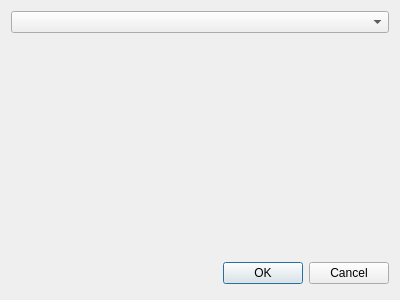
<?xml version="1.0" encoding="UTF-8"?>
<ui version="4.0">
 <class>SetupDataProviderDialog</class>
 <widget class="QDialog" name="SetupDataProviderDialog">
  <property name="geometry">
   <rect>
    <x>0</x>
    <y>0</y>
    <width>400</width>
    <height>300</height>
   </rect>
  </property>
  <property name="windowTitle">
   <string>Dialog</string>
  </property>
  <layout class="QVBoxLayout" name="verticalLayout_2">
   <item>
    <layout class="QVBoxLayout" name="verticalLayout">
     <item>
      <widget class="QComboBox" name="comboBox"/>
     </item>
     <item>
      <spacer name="verticalSpacer">
       <property name="orientation">
        <enum>Qt::Vertical</enum>
       </property>
       <property name="sizeHint" stdset="0">
        <size>
         <width>20</width>
         <height>40</height>
        </size>
       </property>
      </spacer>
     </item>
    </layout>
   </item>
   <item>
    <layout class="QHBoxLayout">
     <property name="spacing">
      <number>6</number>
     </property>
     <property name="margin" stdset="0">
      <number>0</number>
     </property>
     <item>
      <spacer>
       <property name="orientation">
        <enum>Qt::Horizontal</enum>
       </property>
       <property name="sizeHint" stdset="0">
        <size>
         <width>131</width>
         <height>31</height>
        </size>
       </property>
      </spacer>
     </item>
     <item>
      <widget class="QPushButton" name="okButton">
       <property name="text">
        <string>OK</string>
       </property>
      </widget>
     </item>
     <item>
      <widget class="QPushButton" name="cancelButton">
       <property name="text">
        <string>Cancel</string>
       </property>
      </widget>
     </item>
    </layout>
   </item>
  </layout>
 </widget>
 <resources/>
 <connections>
  <connection>
   <sender>okButton</sender>
   <signal>clicked()</signal>
   <receiver>SetupDataProviderDialog</receiver>
   <slot>accept()</slot>
   <hints>
    <hint type="sourcelabel">
     <x>278</x>
     <y>253</y>
    </hint>
    <hint type="destinationlabel">
     <x>96</x>
     <y>254</y>
    </hint>
   </hints>
  </connection>
  <connection>
   <sender>cancelButton</sender>
   <signal>clicked()</signal>
   <receiver>SetupDataProviderDialog</receiver>
   <slot>reject()</slot>
   <hints>
    <hint type="sourcelabel">
     <x>369</x>
     <y>253</y>
    </hint>
    <hint type="destinationlabel">
     <x>179</x>
     <y>282</y>
    </hint>
   </hints>
  </connection>
 </connections>
</ui>
